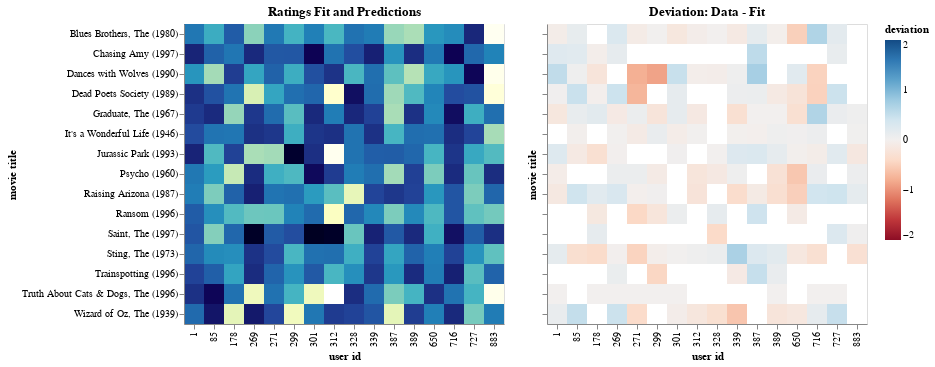

Write notebook code for a chart like this one.
### Markdown cell above
## Recommendation: User id 727

| **Watched** | **Recommend** | **Recommend** |
| :-: | :-: |  :-: | 
| **5 (observed) / 5.2 (fit/prediction)** | **5.8 (fit/prediction)** | **4.6 (fit/prediction)** |
| ![https://www.imdb.com/title/tt0080455/](https://m.media-amazon.com/images/M/MV5BYTdlMDExOGUtN2I3MS00MjY5LWE1NTAtYzc3MzIxN2M3OWY1XkEyXkFqcGdeQXVyNzkwMjQ5NzM@._V1_.jpg) | ![https://www.imdb.com/title/tt0099348/](https://m.media-amazon.com/images/M/MV5BMTY3OTI5NDczN15BMl5BanBnXkFtZTcwNDA0NDY3Mw@@._V1_SY1000_CR0,0,666,1000_AL_.jpg) | ![https://www.imdb.com/title/tt0038650/](https://m.media-amazon.com/images/M/MV5BZjc4NDZhZWMtNGEzYS00ZWU2LThlM2ItNTA0YzQ0OTExMTE2XkEyXkFqcGdeQXVyNjUwMzI2NzU@._V1_SY1000_CR0,0,687,1000_AL_.jpg) |
| *The Blues Brothers (1980)* | *Dances with Wolves (1990)* | *It's a Wonderful Life (1946)* |

### Code cell
nearest = alt.selection(type='single', nearest=True, on='mouseover', empty='none') 

selectors = base.mark_square(filled=False, size=350).encode(
    x='user id:O',
    y='movie title:O',
    color=alt.value('black'),
    opacity=alt.condition(nearest, alt.value(1), alt.value(0))
).add_selection(
    nearest
)

alt.hconcat(
    alt.layer(f_all.encode(color=alt.Color('fit/prediction:Q', legend=None, scale=alt.Scale(scheme='yellowgreenblue', domain=[1, 5]))),
              selectors),
    alt.layer(f_err.encode(y=alt.Y('movie title:O', axis=alt.Axis(labels=False))),
              selectors),
).resolve_scale(color='independent')

### Figure 1 — Vega-Lite specification as saved in the notebook (floating-point values rounded to 4 significant figures; data arrays with more than 128 entries replaced by an {"elided": "..."} marker saying what was removed)
{"config": {"view": {"continuousWidth": 400, "continuousHeight": 300}}, "hconcat": [{"layer": [{"mark": "rect", "encoding": {"color": {"type": "quantitative", "field": "fit/prediction", "legend": null, "scale": {"domain": [1, 5], "scheme": "yellowgreenblue"}}, "tooltip": [{"type": "quantitative", "field": "user id"}, {"type": "nominal", "field": "movie title"}, {"type": "quantitative", "field": "fit/prediction"}, {"type": "quantitative", "field": "observed"}, {"type": "quantitative", "field": "deviation"}], "x": {"type": "ordinal", "field": "user id"}, "y": {"type": "ordinal", "field": "movie title"}}, "title": "Ratings Fit and Predictions"}, {"mark": {"type": "square", "filled": false, "size": 350}, "encoding": {"color": {"value": "black"}, "opacity": {"condition": {"value": 1, "selection": "selector002"}, "value": 0}, "tooltip": [{"type": "quantitative", "field": "user id"}, {"type": "nominal", "field": "movie title"}, {"type": "quantitative", "field": "fit/prediction"}, {"type": "quantitative", "field": "observed"}, {"type": "quantitative", "field": "deviation"}], "x": {"type": "ordinal", "field": "user id"}, "y": {"type": "ordinal", "field": "movie title"}}, "selection": {"selector002": {"type": "single", "nearest": true, "on": "mouseover", "empty": "none"}}}]}, {"layer": [{"mark": "rect", "encoding": {"color": {"type": "quantitative", "field": "deviation", "scale": {"domain": [-2, 2], "scheme": "redblue"}}, "tooltip": [{"type": "quantitative", "field": "user id"}, {"type": "nominal", "field": "movie title"}, {"type": "quantitative", "field": "fit/prediction"}, {"type": "quantitative", "field": "observed"}, {"type": "quantitative", "field": "deviation"}], "x": {"type": "ordinal", "field": "user id"}, "y": {"type": "ordinal", "axis": {"labels": false}, "field": "movie title"}}, "title": "Deviation: Data - Fit"}, {"mark": {"type": "square", "filled": false, "size": 350}, "encoding": {"color": {"value": "black"}, "opacity": {"condition": {"value": 1, "selection": "selector002"}, "value": 0}, "tooltip": [{"type": "quantitative", "field": "user id"}, {"type": "nominal", "field": "movie title"}, {"type": "quantitative", "field": "fit/prediction"}, {"type": "quantitative", "field": "observed"}, {"type": "quantitative", "field": "deviation"}], "x": {"type": "ordinal", "field": "user id"}, "y": {"type": "ordinal", "field": "movie title"}}, "selection": {"selector002": {"type": "single", "nearest": true, "on": "mouseover", "empty": "none"}}}]}], "data": {"name": "data-a85fb2b2f80c8637a02922768ae715a5"}, "resolve": {"scale": {"color": "independent"}}, "$schema": "https://vega.github.io/schema/vega-lite/v4.8.1.json", "datasets": {"data-a85fb2b2f80c8637a02922768ae715a5": {"elided": "240 records"}}}
